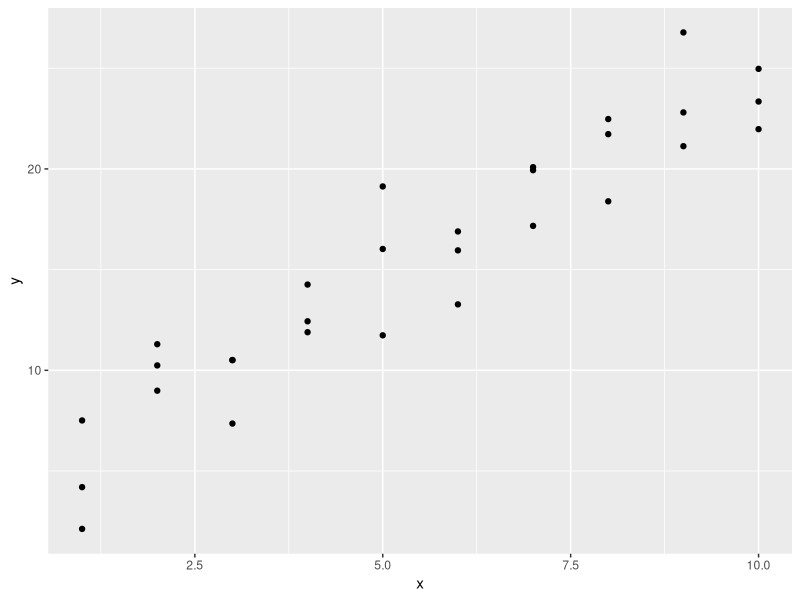
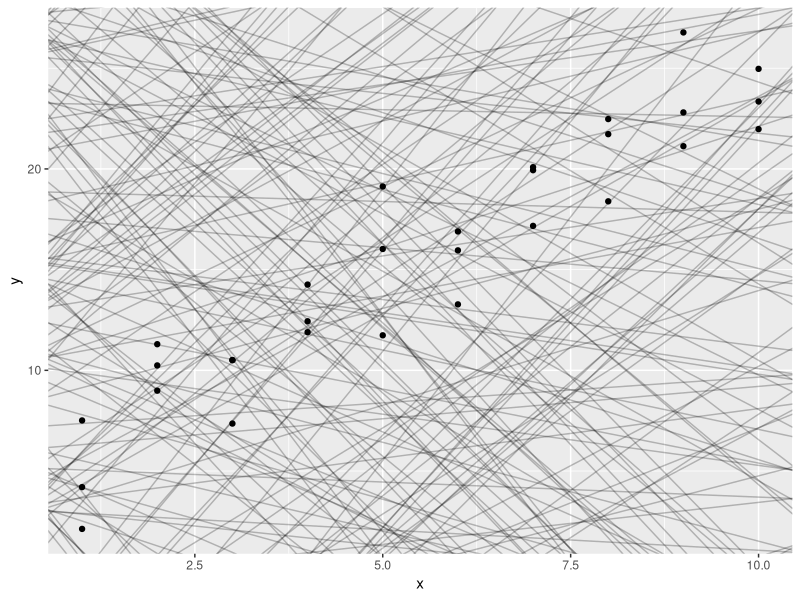
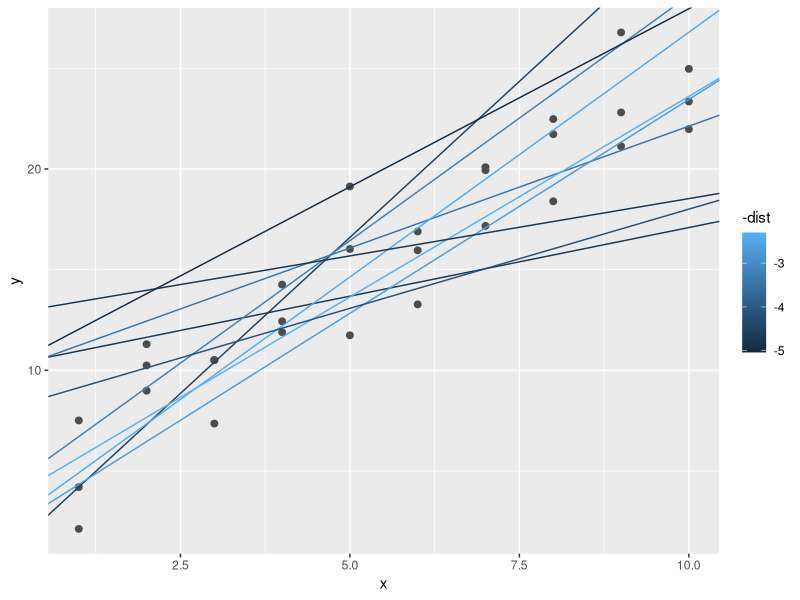
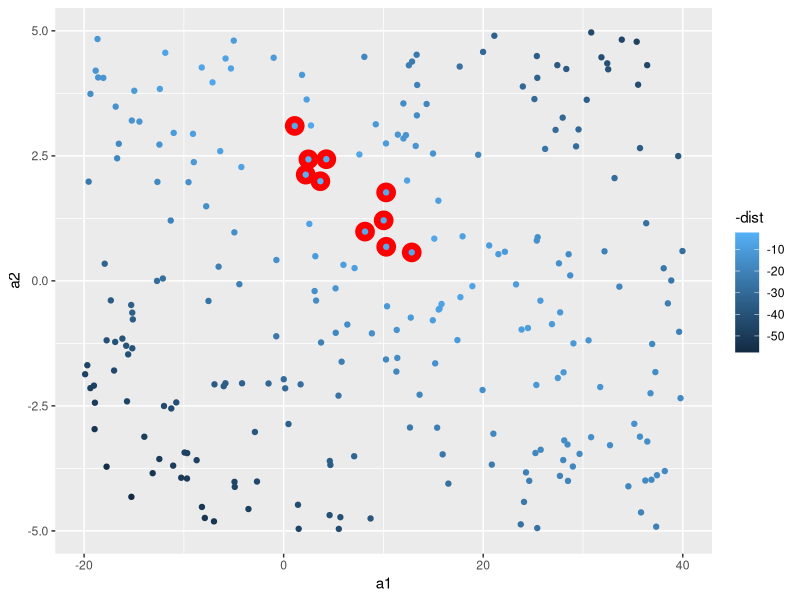
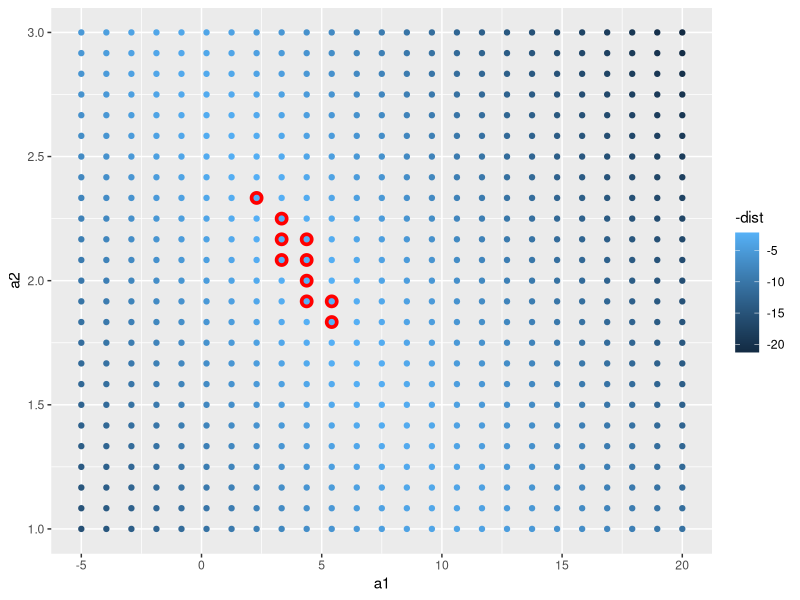
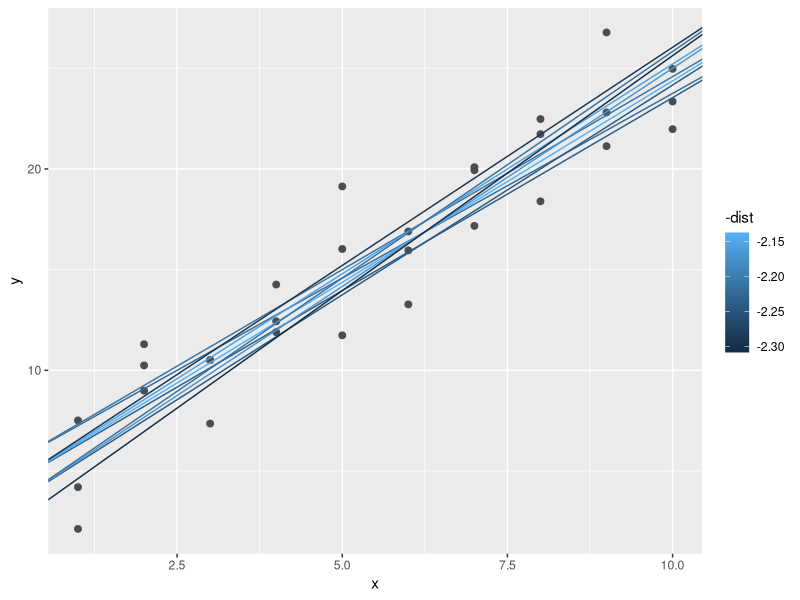
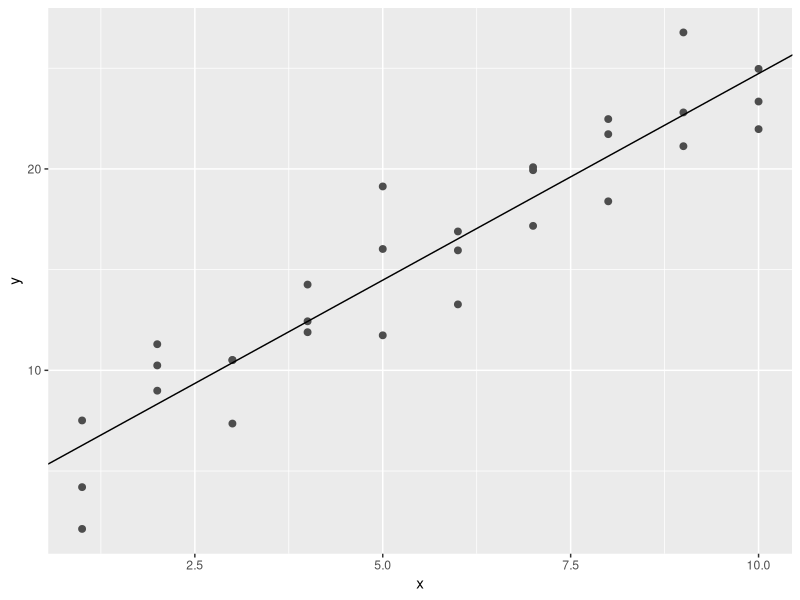
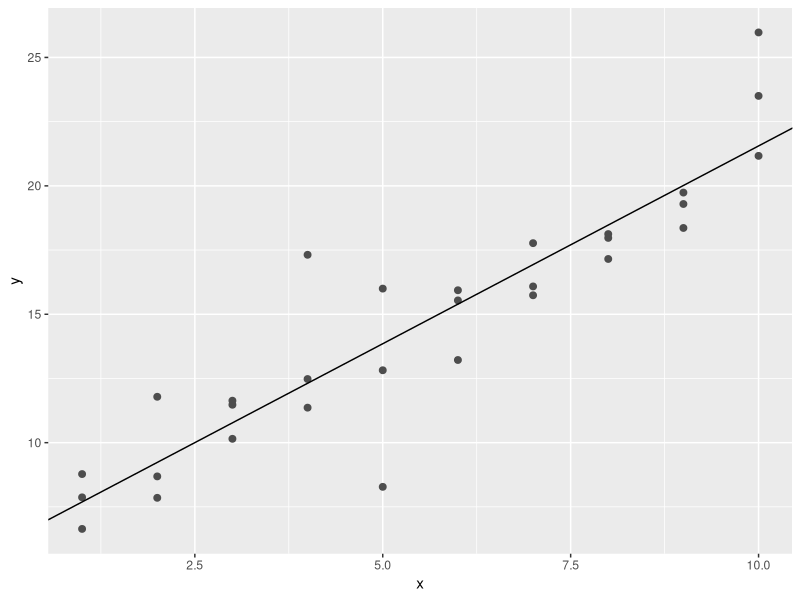

Reproduce these figures in R, in order. (Note: this script raises an error after producing the figures.)
# Model Basics with modelr

#we are going to use models to partition data into patterns and residuals(residuals represent the difference between observed values and predicted values)
#source Google: Example: If a regression model predicts a student's test score to be 85, and the actual score is 90, the residual is 5. This indicates the model underestimated the score by 5 points.

#strong patterns will hide subtler trends.

# there are two parts to a model:

## 1. first rule is to define a group of models that helps you to capture a pattern (a straight line or a quadratic curve)
### expressing this as an equation will be: 
### y = a_1 * x + a_2 or
### y - a_1 * x ^ a_2
#### x and y are variables from data
#### a_1 and a_2 are parameters to capture patterns

## 2. after this, you will fit the right model from a family of models.

## George Box quote " All models are wrong, but some are useful."

"The goal of a model is not to uncover truth, but to discover a simple approximation that is still useful."

library(tidyverse)

library(modelr)
options(na.action = na.warn)

# A simple model

ggplot(sim1, aes(x, y)) +
  geom_point()

#> we can see a strong pattern in the data.
#> the relationship looks linear: y = a_0 + a_1 * x
#> we can start by using geom_abline() which takes a slope and intercept as parameters

models <- tibble(
  a1 = runif( 250, -20, 40),
  a2 = runif(250, -5, 5)
)

ggplot(sim1, aes(x, y)) +
  geom_abline(
    aes(intercept = a1, slope = a2),
    data = models, alpha = 1/4
  ) +
  geom_point()

#there are way too many models on this plot, we need to find one that is closer to the data.
#to do that, we need to find the distance between each point and the model.

#creating a function, will help us compute the distance.

model1 <- function(a, data) {
  a[1] + data$x * a[2]
}
model1(c(7, 1.5), sim1)

#next, we need to compute an overall distance betweem the predicted and actual values (for exp, we can use root-mean-squared deviation)

measure_distance <- function(mod, data) {
  diff <- data$y - model1(mod, data)
  sqrt(mean(diff ^ 2))
}

measure_distance(c(7, 1.5), sim1)

#we need a helper function.

sim1_dist <- function(a1, a2) {
  measure_distance(c(a1, a2), sim1)
}

models <- models %>% 
  mutate(dist = purrr::map2_dbl(a1, a2, sim1_dist))
models

#next, we can overlay the 10 best models (the way it is shown to us in the graph - brightest colour is the best(smallest distance)).

ggplot(sim1, aes(x, y)) +
  geom_point(size = 2, color = "grey30") +
  geom_abline(
    aes(intercept = a1, slope = a2, colour = -dist),
    data = filter(models, rank(dist) <= 10)
  )

#in the next scatterplot, the red circles are the best models.

ggplot(models, aes(a1, a2)) +
  geom_point(
    data = filter(models, rank(dist) <= 10),
    size = 6, colour = "red"
  ) +
  geom_point(aes(colour = -dist))

#another option is to generate an evenly spaced grid of points (grid search)

grid <- expand.grid(
  a1 = seq(-5, 20, length = 25),
  a2 = seq(1, 3, length = 25)
) %>% 
  mutate(dist = purrr::map2_dbl(a1, a2, sim1_dist))

grid %>% 
  ggplot(aes(a1, a2)) +
  geom_point(
    data = filter(grid, rank(dist) <= 10),
    size = 4, colour = "red"
  ) +
  geom_point(aes(colour = -dist))

#now let's try and overlay the 10 models:

ggplot(sim1, aes(x, y)) +
  geom_point(size = 2, colour = "grey30") +
  geom_abline(
    aes(intercept = a1, slope = a2, colour = -dist),
    data = filter(grid, rank(dist) <= 10)
  )

#we can do this until we get a finer grid (best model), or we can use a tool named Newton-Raphson search.
#the way this works, is by choosing a starting point and look around for the steepest slope, until you can not go any lower.
#we can use optim() for this modeling:

best <- optim(c(0, 0), measure_distance, data = sim1)
best$par
best

ggplot(sim1, aes(x, y)) +
  geom_point(size = 2, colour = "grey30") +
  geom_abline(intercept = best$par[1], slope = best$par[2])

# you can find the best model if you can minimize the distance by modifying the parameters of the model and having a function that defines the distance between a model and a dataset.

#we can also use linear models, in a form of: y = a_1 + a_2 * x_1 + a_3 * x_2 + ... + a_n * x_(n - 1)

#this simple model is the same to a general linear model where n = 2 and x_1 = x

#lm() formulas look like y ~ x, which lm will translate to a function like y = a_1 + a_2 * x

sim1_mod <- lm(y ~ x, data = sim1)
coef(sim1_mod)
#similar results with optim()

#lm finds the closest model in a single step

# Exercises:

#1. One downside of the linear model is that it is sensitive to unusual values because the distance incorporates a squared term. Fit a linear model to the following simulated data, and visualize the results. Rerun a few times to generate different simulated datasets. What do you notice about the model?

sim1a <- tibble(
  x = rep(1:10, each = 3),
  y = x * 1.5 + 6 + rt(length(x), df = 2)
)

#2. One way to make linear odels more robust is to use a different distance measure. For example, instead of root-mean-squared distance, you could use mean-absolute distance:

measure_distance <- function(mod, data) {
  diff <- data$y - make_prediction(mod, data)
  mean(abs(diff))
}

#Use optim() to fit this model to the pervious simulated data and compare it to the linear model.

#3. One challenge with performing numerical optimization is that it's only guaranteeed to find one local optima. What's the problem with optimizing a three-parameter model like this?

model1 <- function(a, data) {
  a[1] + data$x * a[2] + a[3]
}

#Answers:

#1. 

sim1a <- tibble(
  x = rep(1:10, each = 3),
  y = x * 1.5 + 6 + rt(length(x), df = 2)
)

sim1a_modeling <- lm(y ~ x, data = sim1a)
sim1a_modeling
summary(sim1a_modeling)

ggplot(sim1a, aes(x, y)) +
  geom_point(size = 2, color = "grey30") +
  geom_abline(intercept = sim1a_modeling$coefficients[1], slope = sim1a_modeling$coefficients[2])

# We can notice that everytime we're generating different simulated datasets, by running the summary we can see a big difference at the distance between the fitted line and the data.
# These figures, for example min and max should be equally distributed around the line (or better said, to be approximately same distance to 0)
# The first quantile and the third quantile to be equal distance from zero. (the same goes for the median)

#Extras:
view(sim1a)

ggplot(sim1a, aes(x, y)) +
  geom_point()

ggplot(sim1a, aes(x, y)) +
  geom_point(size = 2, colour = "grey30") +
  geom_abline(
    aes(intercept = a1, slope = a2, color = -dist),
    data = filter(models, rank(dist) <= 10)
  )

coef(sim1a_modeling)

hist(resid(sim1a_modeling), nclass = 2)
boxplot(y ~ x, data = sim1a)

sum <- summary(sim1a_modeling)
sum$coefficients

#2.

make_prediction <- function(a, data) {
  a[1] + data$x * a[2]
}

measure_distance <- function(mod, data) {
  diff <- data$y - make_prediction(mod, data)
  mean(abs(diff))
}

optim_ver <- optim(c(0, 0), measure_distance, data = sim1a)
optim_ver$par

coef(sim1a_modeling)

#3.

model1 <- function(a, data) {
  a[1] + data$x * a[2] + a[3]
}

#one problem that we encounter with our dataset sim1a, is that it only got 2 variables, x and y, but let's try and see if it works:
#let's take for example the previous function:

measure_distance_test <- function(mod, data) {
  diff <- data$y - model1(mod, data)
  mean(abs(diff))
}
sim1a
optim_ver_test <- optim(c(0,0), measure_distance_test, data = sim1a)

#As expected, we get the Error: function cannot be evaluated at initial parameters
